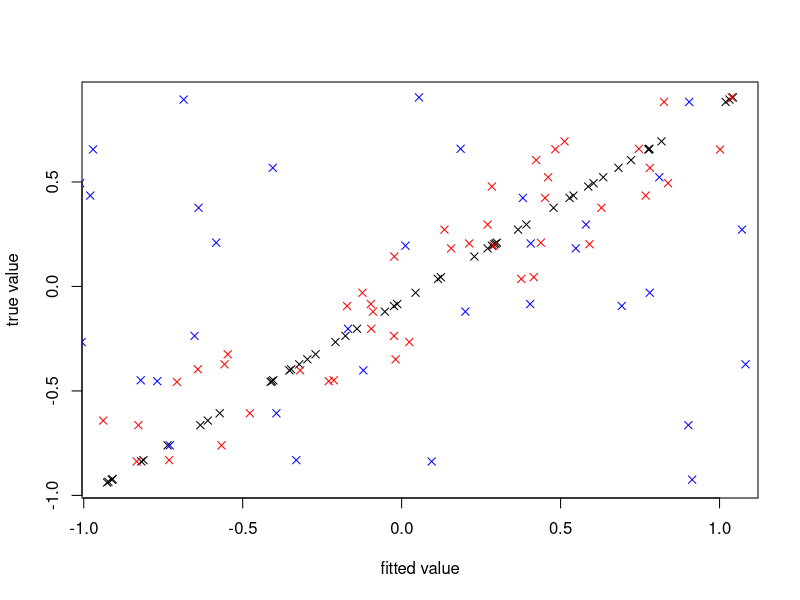
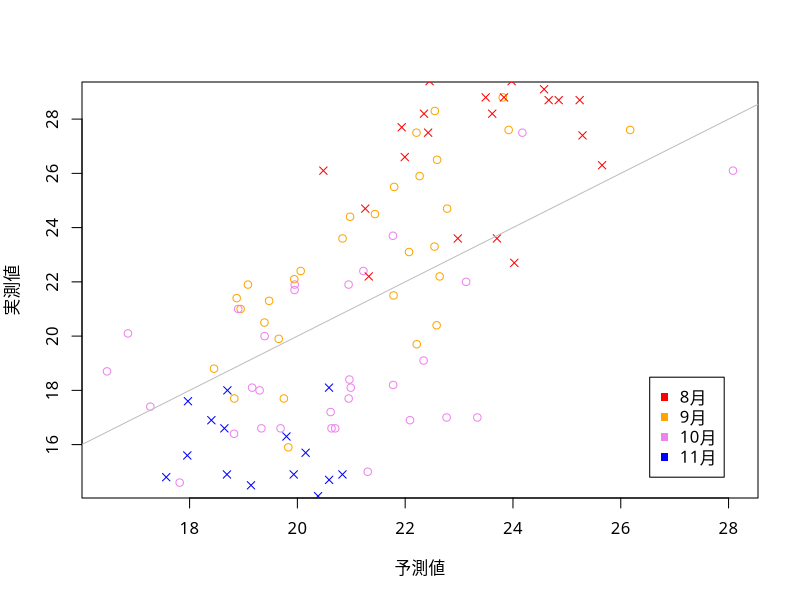
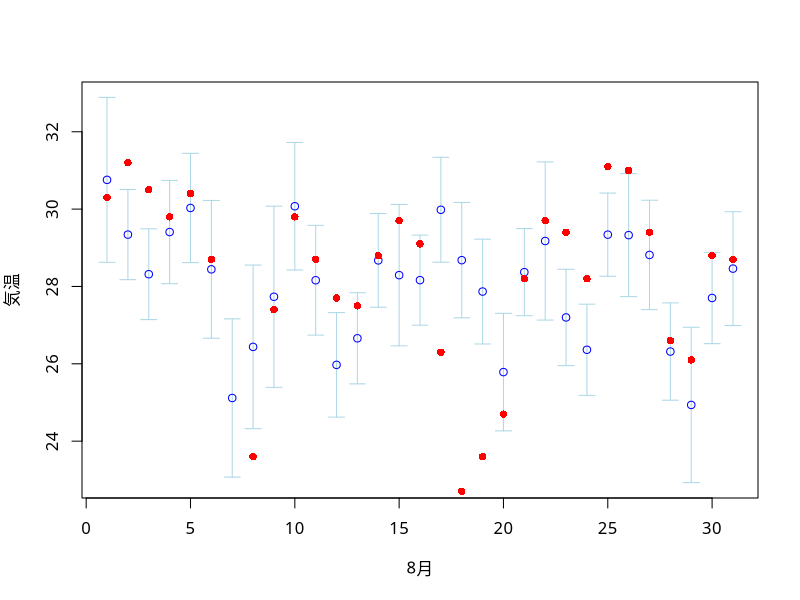
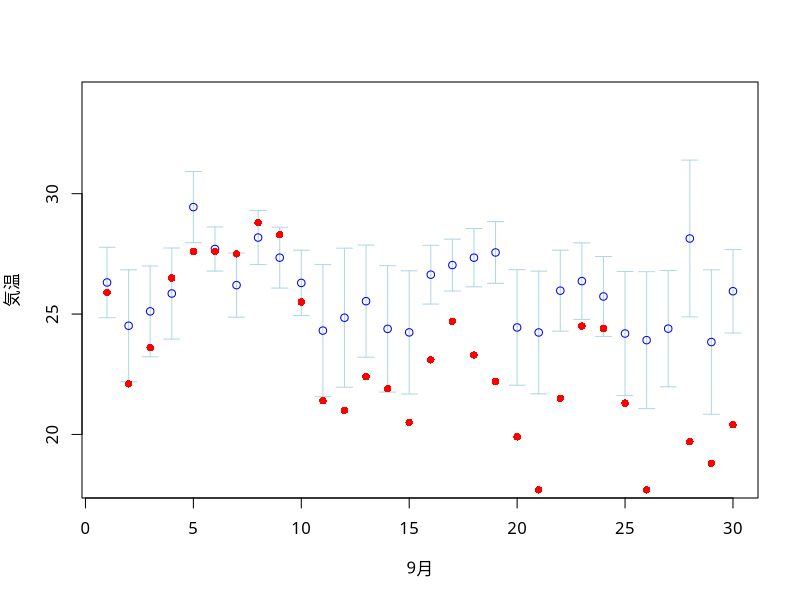
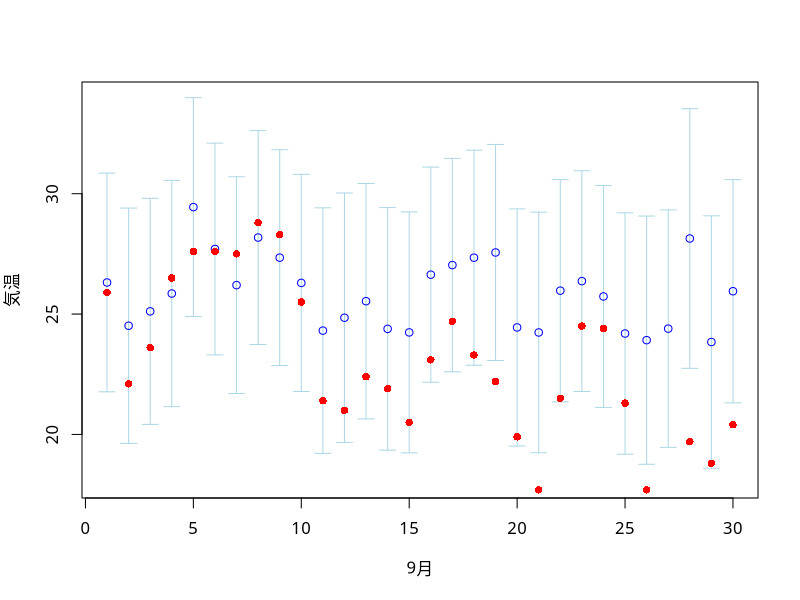

Recreate these plots in R, in order.
## 回帰式を用いた予測の例

### 人工データによる例
### モデル: y = 1 - 2 * x1
## 人工データの生成
set.seed(123)  # 乱数のシード値の設定 (同じ乱数系列を用いて再現する)
n <- 50        # データ数の設定
x1 <- runif(n) # 説明変数x1の観測データ
x2 <- runif(n) # (不要な)説明変数x2の観測データ
e <- rnorm(n, sd=0.5) # 誤差項
y <- 1 - 2 * x1 + e   # 目的変数の観測データ
mydat1 <- data.frame(x1=x1, x2=x2, y=y) # 観測データからなるデータフレーム
est1 <- lm(y ~ x1, data=mydat1) # x1による回帰分析の実行(正しいモデル)
summary(est1)
est2 <- lm(y ~ x1 + x2, data=mydat1) # x1とx2による回帰分析の実行(冗長なモデル)
summary(est2)
est3 <- lm(y ~ x2, data=mydat1) # x2による回帰分析の実行(誤ったモデル)
summary(est3)

## 新規データに対する予測
mydat2 <- data.frame(x1=runif(n), x2=runif(n,-10,10)) # 説明変数の新規データ
ynew <- 1 - 2 * mydat2$x1 # 新規データに対する目的変数の真値 (誤差なし)
yhat1 <- predict(est1, newdata=mydat2) # est1による予測値
yhat2 <- predict(est2, newdata=mydat2) # est2による予測値
yhat3 <- predict(est3, newdata=mydat2) # est3による予測値

## 決定係数による評価
cor(ynew, yhat1)^2
cor(ynew, yhat2)^2
cor(ynew, yhat3)^2

## 散布図による可視化
plot(ynew ~ yhat1, pch=4, xlab="fitted value", ylab="true value") # 黒
points(ynew ~ yhat2, pch=4, col="red")  # 赤
points(ynew ~ yhat3, pch=4, col="blue") # 青

### 東京都の気候による例
### 気温を目的変数とする回帰分析
### 9,10月のデータでモデルを構築し，8,11月のデータを予測
par(family="HiraginoSans-W4") # 日本語フォントの指定 (MacOSXの例)
rawdata <- read.csv("tokyo-weather.csv",fileEncoding="utf8")
model <- 気温 ~ 日射量 + 気圧                # モデルの定義 
mydat1 <- subset(rawdata, 月 %in% 9:10)    # モデル推定用データ
mydat2 <- subset(rawdata, 月 %in% c(8,11)) # 予測用データ
est <- lm(model, data=mydat1)              # モデルの推定
summary(est)                               # モデルの評価

## 予測値の計算
mypr1 <- predict(est) # データの予測値(あてはめ値)
mypr2 <- predict(est, newdata=mydat2) # 新規データの予測値

## 予測結果を図示
mycol <- rep("black",12) 
mycol[8:11] <- c("red","orange","violet","blue")
plot(mydat1$気温 ~ mypr1, pch=1, col=mycol[mydat1$月],
     xlab="予測値", ylab="実測値") # データ1に関する散布図
legend("bottomright",inset=.05, pch=15, # 凡例の作成
       legend=c("8月","9月","10月","11月"), col=mycol[8:11])
points(mydat2$気温 ~ mypr2, pch=4, col=mycol[mydat2$月]) # データ2
abline(0,1,col="gray") # 予測が完全に正しい場合のガイド線

## 信頼区間と予測区間の計算
require(plotrix) # 区間付きのグラフを利用するため
model <- 気温 ~ 日射量 + 気圧 + 雲量     # モデルの定義 
mydat3 <- subset(rawdata, 月 %in% 8) # モデル推定用データ
mydat4 <- subset(rawdata, 月 %in% 9) # 予測用データ
est <- lm(model, data=mydat3)        # モデルの推定
## 信頼区間
myfit <- predict(est, interval="confidence") 
mycnf <- predict(est, newdata=mydat4, interval="confidence")
## 予測区間
myprd <- predict(est, newdata=mydat4, interval="prediction")
## 8月のデータで8月をあてはめた信頼区間
plotCI(mydat3$日, myfit[,"fit"], ui=myfit[,"upr"], li=myfit[,"lwr"],
       col="blue", scol="lightblue", xlab="8月", ylab="気温")
with(mydat3,points(日, 気温, col="red", pch=16))
## 8月のデータで9月をあてはめた信頼区間
plotCI(mydat4$日, mycnf[,"fit"], ui=mycnf[,"upr"], li=mycnf[,"lwr"],
       col="blue", scol="lightblue", xlab="9月", ylab="気温", ylim=c(18,34))
with(mydat4,points(日, 気温, col="red", pch=16))
## 8月のデータで9月をあてはめた予測区間
plotCI(mydat4$日, myprd[,"fit"], ui=myprd[,"upr"], li=myprd[,"lwr"],
       col="blue", scol="lightblue", xlab="9月", ylab="気温", ylim=c(18,34))
with(mydat4,points(日, 気温, col="red", pch=16))
